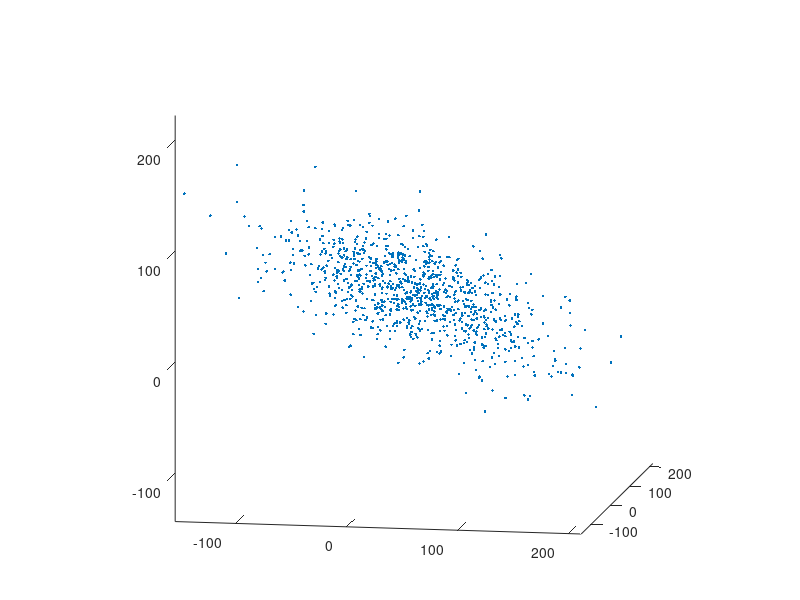

The MATLAB script that drew this image: (Note: this script raises an error after producing the figure.)
function demoInertiaEllipsoid
%DEMOINERTIAELLIPSOID Demo program for the use of ellipsoids
%
%   Example
%     demoInertiaEllipsoid
%
%   See also
%     demoRevolutionSurface, demoDrawTubularMesh

% ------
% Author: David Legland
% e-mail: david.legland@inra.fr
% Created: 2011-06-21,    using Matlab 7.9.0.529 (R2009b)
% Copyright 2011 INRA - Cepia Software Platform.


%% Data generation

% Generate gaussian 3D data
nPoints = 1000;
points = randn(nPoints, 3);

% point clouds parameters
center = [20 30 40];
sizes  = [70 40 10];
orient = [50 30 30];

% transform points to make a gaussian cloud
transfo = composeTransforms3d(...
    createScaling3d(sizes), ...
    eulerAnglesToRotation3d(orient), ...
    createTranslation3d(center));
points = transformPoint3d(points, transfo);

% display data
figure;
drawPoint3d(points, '.');
hold on;
axis equal;
view([80 -10]);


%% Inertia ellipsoid computation and display

% Fit a 3D inertia ellipsoid to data
elli = inertiaEllipsoid(points);

% draw the ellipsoid with transparency
drawEllipsoid(elli, 'FaceColor', 'g', 'FaceAlpha', .5);


%% Add ellipses and main axes

drawEllipsoid(elli, 'FaceColor', 'g', 'FaceAlpha', .5, ...
          'drawEllipses', true, 'EllipseColor', 'b', 'EllipseWidth', 2, ...
          'drawAxes', true);
      
